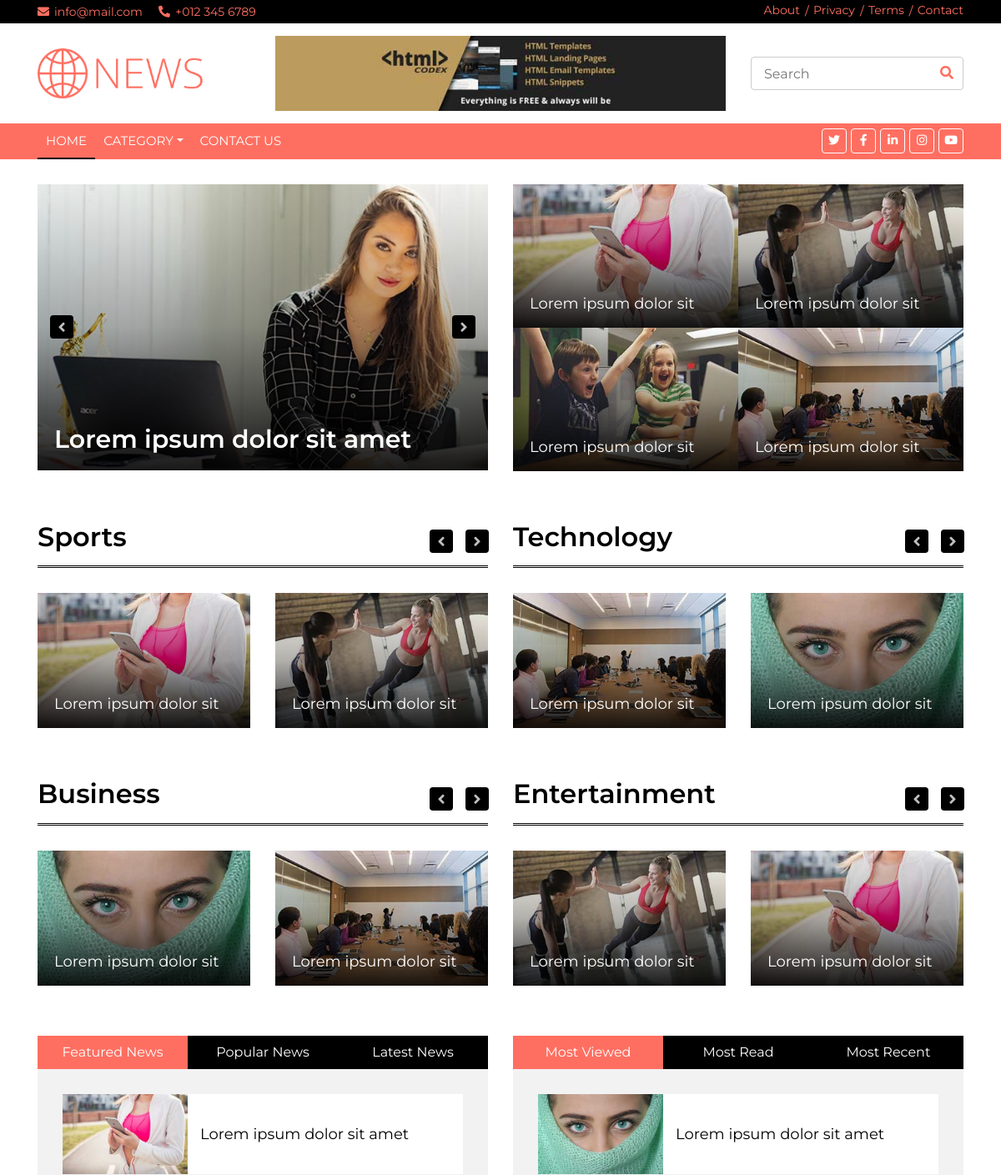
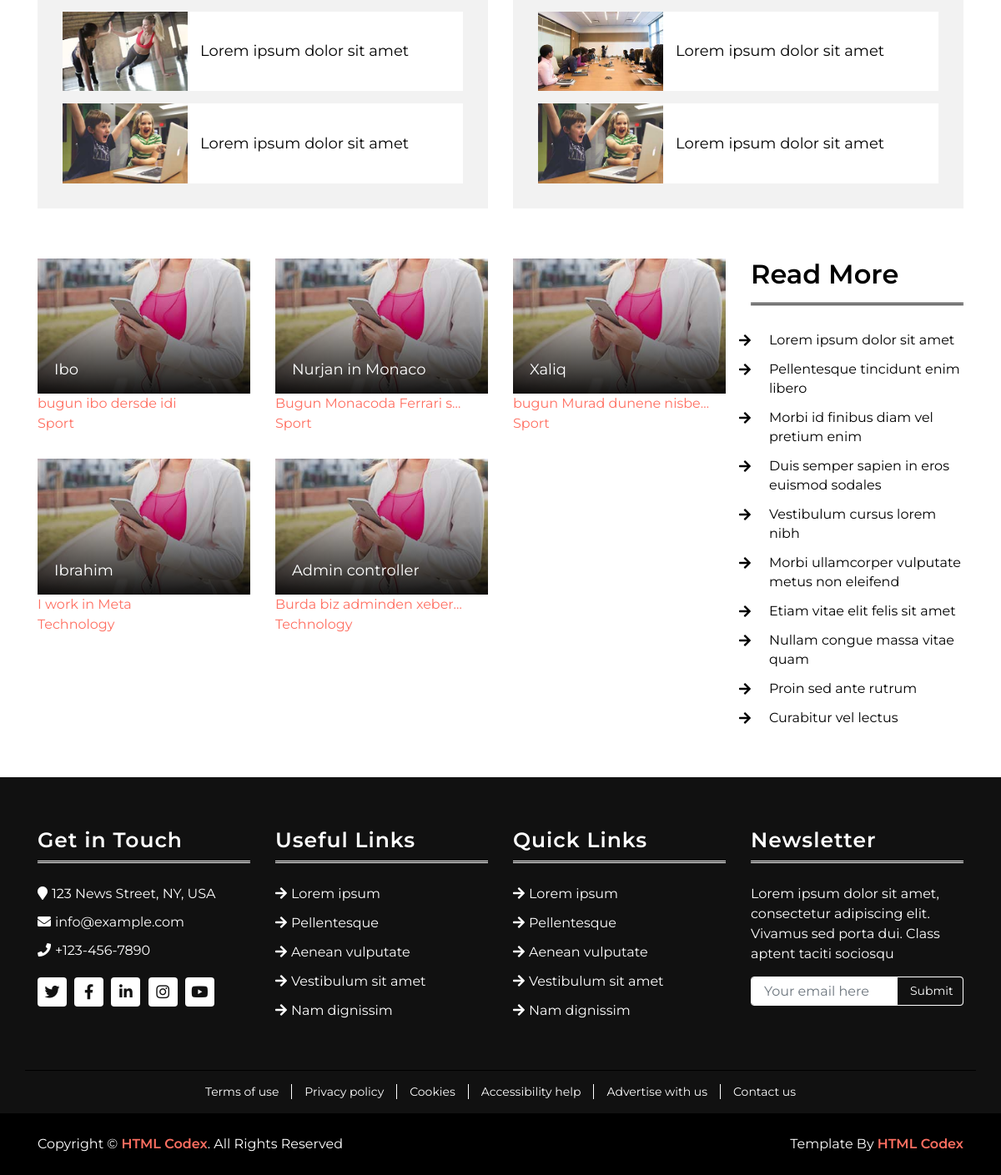
The page / on the database its author committed (2 pictures, top to bottom).
### news/models.py (models this page shows, shortened)
class News(models.Model):
    title = models.CharField(max_length=255)
    content = models.TextField(blank=True)
    photo = models.ImageField(upload_to="photos/%Y/%m/%d/")
    time_create = models.DateTimeField(auto_now_add=True)
    time_update = models.DateTimeField(auto_now=True)
    is_published = models.BooleanField(default=True)
    cat = models.ForeignKey('Category', on_delete=models.PROTECT, null=True)

class Category (models.Model):
    name = models.CharField(max_length=55, db_index=True)
    def __str__(self):
        return self.name

### news/views.py (the view)
# urls.py: path('',index, name="home"),
def index(request):
    posts = News.objects.all()
    cats = Category.objects.all()
    context = {
        "title": 'Home',
        "posts": posts,
        "cats" : cats,
        "cat_selected": 0,
    }
    return render(request, 'news/index.html', context)

### news/templates/news/index.html (shortened to what this page needs)
{% extends 'news/base.html' %}
{% load static %}
{% block content %}
  <div class="top-news">
    <div class="container">
      <div class="row">
        <div class="col-md-6 tn-left">
          <div class="row tn-slider">
            <div class="col-md-6">
              <div class="tn-img">
                <img src="{% static 'news/' %}img/news-450x350-1.jpg" />
                <div class="tn-title">
                  <a href="">Lorem ipsum dolor sit amet</a>
                </div>
              </div>
            </div>
          </div>
        </div>
        <div class="col-md-6 tn-right">
          <div class="row">
            <div class="col-md-6">
              <div class="tn-img">
                <img src="{% static 'news/' %}img/news-350x223-1.jpg" />
                <div class="tn-title">
                  <a href="">Lorem ipsum dolor sit</a>
                </div>
              </div>
            </div>
            <div class="col-md-6">
              <div class="tn-img">
                <img src="{% static 'news/' %}img/news-350x223-2.jpg" />
                <div class="tn-title">
                  <a href="">Lorem ipsum dolor sit</a>
                </div>
              </div>
            </div>
            <div class="col-md-6">
              <div class="tn-img">
                <img src="{% static 'news/' %}img/news-350x223-3.jpg" />
                <div class="tn-title">
                  <a href="">Lorem ipsum dolor sit</a>
                </div>
              </div>
            </div>
            <div class="col-md-6">
              <div class="tn-img">
                <img src="{% static 'news/' %}img/news-350x223-4.jpg" />
                <div class="tn-title">
                  <a href="">Lorem ipsum dolor sit</a>
                </div>
              </div>
            </div>
          </div>
        </div>
      </div>
    </div>
  </div>
  <div class="cat-news">
    <div class="container">
      <div class="row">
        <div class="col-md-6">
          <h2>Sports</h2>
          <div class="row cn-slider">
            <div class="col-md-6">
              <div class="cn-img">
                <img src="{% static 'news/' %}img/news-350x223-1.jpg" />
                <div class="cn-title">
                  <a href="">Lorem ipsum dolor sit</a>
                </div>
              </div>
            </div>
            <div class="col-md-6">
              <div class="cn-img">
                <img src="{% static 'news/' %}img/news-350x223-2.jpg" />
                <div class="cn-title">
                  <a href="">Lorem ipsum dolor sit</a>
                </div>
              </div>
            </div>
          </div>
        </div>
        <div class="col-md-6">
          <h2>Technology</h2>
          <div class="row cn-slider">
            <div class="col-md-6">
              <div class="cn-img">
                <img src="{% static 'news/' %}img/news-350x223-4.jpg" />
                <div class="cn-title">
                  <a href="">Lorem ipsum dolor sit</a>
                </div>
              </div>
            </div>
            <div class="col-md-6">
              <div class="cn-img">
                <img src="{% static 'news/' %}img/news-350x223-5.jpg" />
                <div class="cn-title">
                  <a href="">Lorem ipsum dolor sit</a>
                </div>
              </div>
            </div>
          </div>
        </div>
      </div>
    </div>
  </div>
  <div class="cat-news">
    <div class="container">
      <div class="row">
        <div class="col-md-6">
          <h2>Business</h2>
          <div class="row cn-slider">
            <div class="col-md-6">
              <div class="cn-img">
                <img src="{% static 'news/' %}img/news-350x223-5.jpg" />
                <div class="cn-title">
                  <a href="">Lorem ipsum dolor sit</a>
                </div>
              </div>
            </div>
            <div class="col-md-6">
              <div class="cn-img">
                <img src="{% static 'news/' %}img/news-350x223-4.jpg" />
                <div class="cn-title">
                  <a href="">Lorem ipsum dolor sit</a>
                </div>
              </div>
            </div>
          </div>
        </div>
        <div class="col-md-6">
          <h2>Entertainment</h2>
          <div class="row cn-slider">
            <div class="col-md-6">
              <div class="cn-img">
                <img src="{% static 'news/' %}img/news-350x223-2.jpg" />
                <div class="cn-title">
                  <a href="">Lorem ipsum dolor sit</a>
                </div>
              </div>
            </div>
            <div class="col-md-6">
              <div class="cn-img">
                <img src="{% static 'news/' %}img/news-350x223-1.jpg" />
                <div class="cn-title">
                  <a href="">Lorem ipsum dolor sit</a>
                </div>
              </div>
            </div>
          </div>
        </div>
      </div>
    </div>
  </div>
  <div class="tab-news">
    <div class="container">
      <div class="row">
        <div class="col-md-6">
          <ul class="nav nav-pills nav-justified">
            <li class="nav-item">
              <a class="nav-link active" data-toggle="pill" href="#featured">Featured News</a>
            </li>
            <li class="nav-item">
              <a class="nav-link" data-toggle="pill" href="#popular">Popular News</a>
            </li>
            <li class="nav-item">
              <a class="nav-link" data-toggle="pill" href="#latest">Latest News</a>
            </li>
          </ul>
          <div class="tab-content">
            <div id="featured" class="container tab-pane active">
              <div class="tn-news">
                <div class="tn-img">
                  <img src="{% static 'news/' %}img/news-350x223-1.jpg" />
                </div>
                <div class="tn-title">
                  <a href="">Lorem ipsum dolor sit amet</a>
                </div>
              </div>
              <div class="tn-news">
                <div class="tn-img">
                  <img src="{% static 'news/' %}img/news-350x223-2.jpg" />
                </div>
                <div class="tn-title">
                  <a href="">Lorem ipsum dolor sit amet</a>
                </div>
              </div>
              <div class="tn-news">
                <div class="tn-img">
                  <img src="{% static 'news/' %}img/news-350x223-3.jpg" />
                </div>
                <div class="tn-title">
                  <a href="">Lorem ipsum dolor sit amet</a>
                </div>
              </div>
            </div>
          </div>
        </div>
        <div class="col-md-6">
          <ul class="nav nav-pills nav-justified">
            <li class="nav-item">
              <a class="nav-link active" data-toggle="pill" href="#m-viewed">Most Viewed</a>
            </li>
            <li class="nav-item">
              <a class="nav-link" data-toggle="pill" href="#m-read">Most Read</a>
            </li>
            <li class="nav-item">
              <a class="nav-link" data-toggle="pill" href="#m-recent">Most Recent</a>
            </li>
          </ul>
          <div class="tab-content">
            <div id="m-viewed" class="container tab-pane active">
              <div class="tn-news">
                <div class="tn-img">
                  <img src="{% static 'news/' %}img/news-350x223-5.jpg" />
                </div>
                <div class="tn-title">
                  <a href="">Lorem ipsum dolor sit amet</a>
                </div>
              </div>
              <div class="tn-news">
                <div class="tn-img">
                  <img src="{% static 'news/' %}img/news-350x223-4.jpg" />
                </div>
                <div class="tn-title">
                  <a href="">Lorem ipsum dolor sit amet</a>
                </div>
              </div>
              <div class="tn-news">
                <div class="tn-img">
                  <img src="{% static 'news/' %}img/news-350x223-3.jpg" />
                </div>
                <div class="tn-title">
                  <a href="">Lorem ipsum dolor sit amet</a>
                </div>
              </div>
            </div>
          </div>
        </div>
      </div>
    </div>
  </div>
  <div class="main-news">
    <div class="container">
      <div class="row">
        <div class="col-lg-9">
          <div class="row">
            {% for post in posts %}
                <div class="col-md-4">
                    <div class="mn-img">
                    <img src="{% static 'news/' %}img/news-350x223-1.jpg" />
                    <div class="mn-title">
                      <a href="{% url "detail" %}">{{post.title}}</a>
                    </div>
                    </div>
                    <a href="{% url "detail" %}">{{post.content|truncatechars:25}}</a>
                    <br>
                    <a href="{% url "detail" %}">{{post.cat}}</a>
                </div>
            {% endfor %}
          </div>
        </div>
        <div class="col-lg-3">
          <div class="mn-list">
            <h2>Read More</h2>
            <ul>
              <li>
                <a href="">Lorem ipsum dolor sit amet</a>
              </li>
              <li>
                <a href="">Pellentesque tincidunt enim libero</a>
              </li>
              <li>
                <a href="">Morbi id finibus diam vel pretium enim</a>
              </li>
              <li>
                <a href="">Duis semper sapien in eros euismod sodales</a>
              </li>
              <li>
                <a href="">Vestibulum cursus lorem nibh</a>
              </li>
              <li>
                <a href="">Morbi ullamcorper vulputate metus non eleifend</a>
              </li>
              <li>
                <a href="">Etiam vitae elit felis sit amet</a>
              </li>
              <li>
                <a href="">Nullam congue massa vitae quam</a>
              </li>
              <li>
                <a href="">Proin sed ante rutrum</a>
              </li>
              <li>
                <a href="">Curabitur vel lectus</a>
              </li>
            </ul>
          </div>
        </div>
      </div>
    </div>
  </div>
{% endblock %}

### rows shown on the page
News: title "Ibo", content "bugun ibo dersde idi", cat "Sport"
News: title "Nurjan in Monaco", content "Bugun Monacoda Ferrari s…", cat "Sport"
News: title "Xaliq", content "bugun Murad dunene nisbe…", cat "Sport"
News: title "Ibrahim", content "I work in Meta", cat "Technology"
News: title "Admin controller", content "Burda biz adminden xeber…", cat "Technology"
